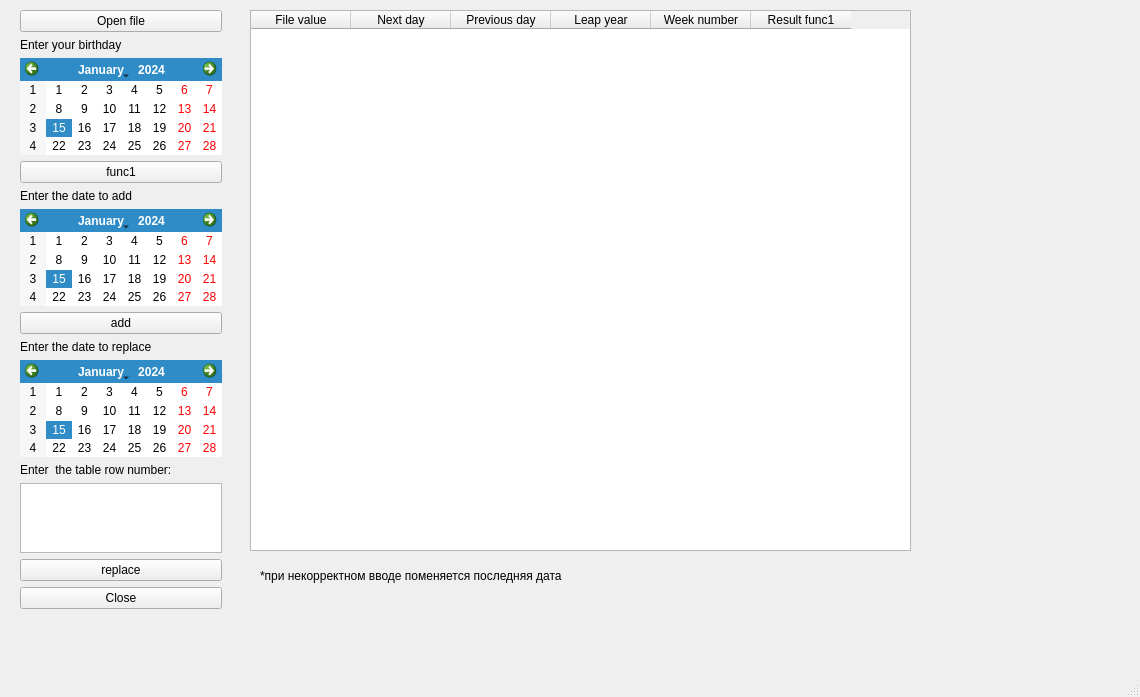
<?xml version="1.0" encoding="UTF-8"?>
<ui version="4.0">
 <class>MainWindow</class>
 <widget class="QMainWindow" name="MainWindow">
  <property name="geometry">
   <rect>
    <x>0</x>
    <y>0</y>
    <width>1140</width>
    <height>697</height>
   </rect>
  </property>
  <property name="windowTitle">
   <string>MainWindow</string>
  </property>
  <widget class="QWidget" name="centralwidget">
   <widget class="QTableWidget" name="tableWidget">
    <property name="geometry">
     <rect>
      <x>250</x>
      <y>10</y>
      <width>661</width>
      <height>541</height>
     </rect>
    </property>
    <column>
     <property name="text">
      <string>File value</string>
     </property>
    </column>
    <column>
     <property name="text">
      <string>Next day</string>
     </property>
    </column>
    <column>
     <property name="text">
      <string>Previous day</string>
     </property>
    </column>
    <column>
     <property name="text">
      <string>Leap year</string>
     </property>
    </column>
    <column>
     <property name="text">
      <string>Week number</string>
     </property>
    </column>
    <column>
     <property name="text">
      <string>Result func1</string>
     </property>
    </column>
   </widget>
   <widget class="QWidget" name="verticalLayoutWidget">
    <property name="geometry">
     <rect>
      <x>20</x>
      <y>10</y>
      <width>202</width>
      <height>601</height>
     </rect>
    </property>
    <layout class="QVBoxLayout" name="verticalLayout">
     <item>
      <widget class="QPushButton" name="pushButton">
       <property name="text">
        <string>Open file</string>
       </property>
      </widget>
     </item>
     <item>
      <widget class="QLabel" name="label">
       <property name="text">
        <string>Enter your birthday</string>
       </property>
      </widget>
     </item>
     <item>
      <widget class="QCalendarWidget" name="calendarWidget"/>
     </item>
     <item>
      <widget class="QPushButton" name="pushButton_3">
       <property name="text">
        <string>func1</string>
       </property>
      </widget>
     </item>
     <item>
      <widget class="QLabel" name="label_2">
       <property name="text">
        <string>Enter the date to add</string>
       </property>
      </widget>
     </item>
     <item>
      <widget class="QCalendarWidget" name="calendarWidget_2"/>
     </item>
     <item>
      <widget class="QPushButton" name="pushButton_4">
       <property name="text">
        <string>add</string>
       </property>
      </widget>
     </item>
     <item>
      <widget class="QLabel" name="label_3">
       <property name="text">
        <string>Enter the date to replace</string>
       </property>
      </widget>
     </item>
     <item>
      <widget class="QCalendarWidget" name="calendarWidget_3"/>
     </item>
     <item>
      <layout class="QVBoxLayout" name="verticalLayout_2">
       <item>
        <widget class="QLabel" name="label_4">
         <property name="text">
          <string>Enter  the table row number:</string>
         </property>
        </widget>
       </item>
       <item>
        <widget class="QTextEdit" name="textEdit"/>
       </item>
      </layout>
     </item>
     <item>
      <widget class="QPushButton" name="pushButton_5">
       <property name="text">
        <string>replace</string>
       </property>
      </widget>
     </item>
     <item>
      <widget class="QPushButton" name="pushButton_2">
       <property name="text">
        <string>Close</string>
       </property>
      </widget>
     </item>
    </layout>
   </widget>
   <widget class="QLabel" name="label_5">
    <property name="geometry">
     <rect>
      <x>260</x>
      <y>560</y>
      <width>381</width>
      <height>31</height>
     </rect>
    </property>
    <property name="text">
     <string>*при некорректном вводе поменяется последняя дата</string>
    </property>
   </widget>
  </widget>
  <widget class="QMenuBar" name="menubar">
   <property name="geometry">
    <rect>
     <x>0</x>
     <y>0</y>
     <width>1140</width>
     <height>23</height>
    </rect>
   </property>
  </widget>
  <widget class="QStatusBar" name="statusbar"/>
 </widget>
 <resources/>
 <connections/>
</ui>
